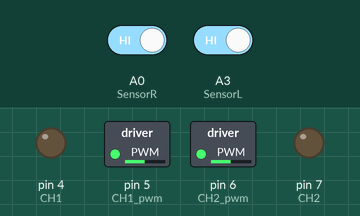
Simulated run of this sketch. Board: Arduino Uno, built with avr-gcc and run on an emulated ATmega328P. On the bench: switched loads named in the sketch (green lamp = pin HIGH), output pins drawn as LEDs (lit = HIGH). The test bench sets the inputs (shaded band); at power-on: A0 (SensorR) HIGH, A3 (SensorL) HIGH.

Above: at 1.2 s.
1.3 s: A0 (SensorR) driven LOW
At 2.5 s:
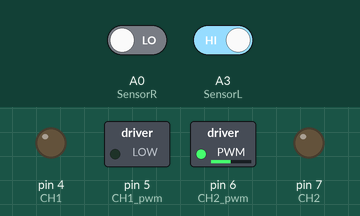
2.8 s: A3 (SensorL) driven LOW
At 3.7 s:
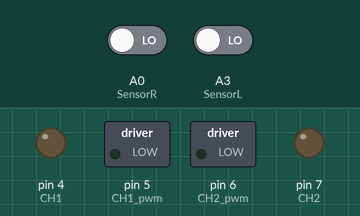
4.3 s: A0 (SensorR) driven HIGH
At 4.9 s:
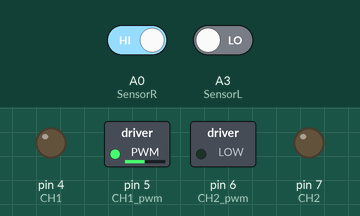
5.8 s: A0 (SensorR) driven LOW
At 7.0 s:
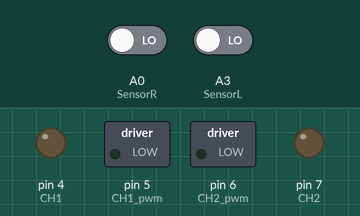
7.3 s: A3 (SensorL) driven HIGH
At 8.4 s:
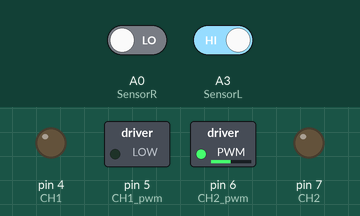
8.8 s: A0 (SensorR) driven HIGH and A3 (SensorL) driven LOW
At 9.5 s:
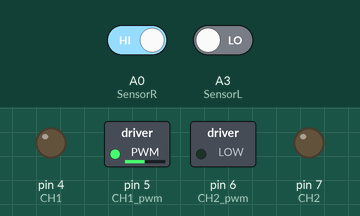
Timing chart, 0 to 11.3 s (numbered marks = the images above; inputs shaded):
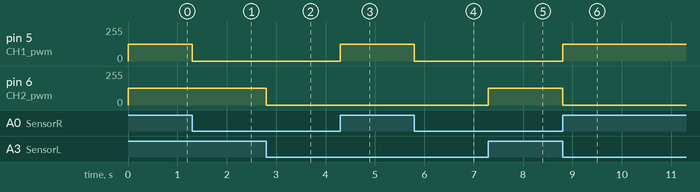

The sketch:

segueLinha.ino
```cpp
#define LINHA_PRETA 0
#define BRANCO 1

// Sensor
int LED = 13;
int SensorR = A0;
int SensorL = A3;

// Motor
//Definicoes pinos Arduino ligados a entrada da Ponte H
int CH1 = 4;
int CH1_pwm = 5;
int CH2_pwm = 6;
int CH2 = 7;

int valorMotorR = 125;
int valorMotorL = 125;


void setup() {
  // put your setup code here, to run once:

  pinMode(SensorL, INPUT);
  pinMode(SensorR, INPUT);

  Serial.begin(9600);

  pinMode(CH1, OUTPUT);
  pinMode(CH1_pwm, OUTPUT);
  pinMode(CH2, OUTPUT);
  pinMode(CH2_pwm, OUTPUT);

}

void loop() {
  // put your main code here, to run repeatedly:

  int sensorReadR = digitalRead(SensorR);
  int sensorReadL = digitalRead(SensorL);

  if (sensorReadL == LINHA_PRETA) {
    valorMotorR = 2 * valorMotorR;
  }
  else {
    valorMotorR = 125;
  }

    if (sensorReadR == LINHA_PRETA) {
    valorMotorL = 2 * valorMotorL;
  }
  else {
    valorMotorL = 125;
  }

  giraMotorL(valorMotorL);
  giraMotorR(valorMotorR);

}

//---------------------------------------------
void giraMotorL(int valorMotor) {
    //Gira o Motor A no sentido horario
    analogWrite(CH1_pwm, valorMotor);
    digitalWrite(CH1, LOW);
}

void giraMotorR(int valorMotor) {
    //Gira o Motor B no sentido horario
    analogWrite(CH2_pwm, valorMotor);
    digitalWrite(CH2, LOW);
}
```

Measured:
- after the input at 1.3 s, pin 5 (CH1_pwm): 125/255 → 0/255 at once
- after the input at 2.8 s, pin 6 (CH2_pwm): 125/255 → 0/255 at once
- after the input at 4.3 s, pin 5 (CH1_pwm): 0/255 → 125/255 at once
- after the input at 5.8 s, pin 5 (CH1_pwm): 125/255 → 0/255 at once
- after the input at 7.3 s, pin 6 (CH2_pwm): 0/255 → 125/255 at once
- after the input at 8.8 s, pin 5 (CH1_pwm): 0/255 → 125/255 at once; pin 6 (CH2_pwm): 125/255 → 0/255 at once
